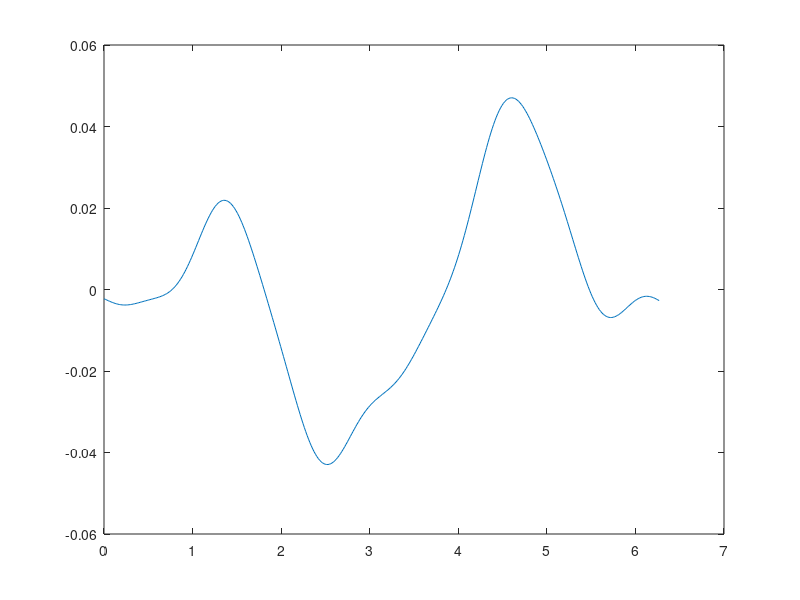

This figure's MATLAB source: (Note: this script raises an error after producing the figure.)
% compensation function parameters
a1 =0.02495;
b1 = 1.984;
c1 = -1.062;
a2 = 0.01855;
b2 = 0.999;
c2 = 2.472;
a3 = 0.008966;
b3 = 3.995;
c3 = 1.804;
a4 = 0.001554;
b4 = 7.968;
c4 = -2.66;

% angle vector based on 4 kHz sampling rate for one mech revolution at 600
% rpm
x = 0:(2*pi/400):(2*pi-(2*pi/400));

% compensation function according to curve fit
for i=1:400
y(i,:) = a1*sin(b1*x(i)+c1) + a2*sin(b2*x(i)+c2) + a3*sin(b3*x(i)+c3) + a4*sin(b4*x(i)+c4);
end
% plot curve fit and original measured error function
figure
plot(x,y)
hold on
plot(x,sig)

compensated_angle = signal+y;
error_remaining = test_signal-compensated_angle;

figure
plot(angle_mech,signal)
hold on
plot(angle_mech,compensated_angle)
plot(angle_mech,error_remaining)
